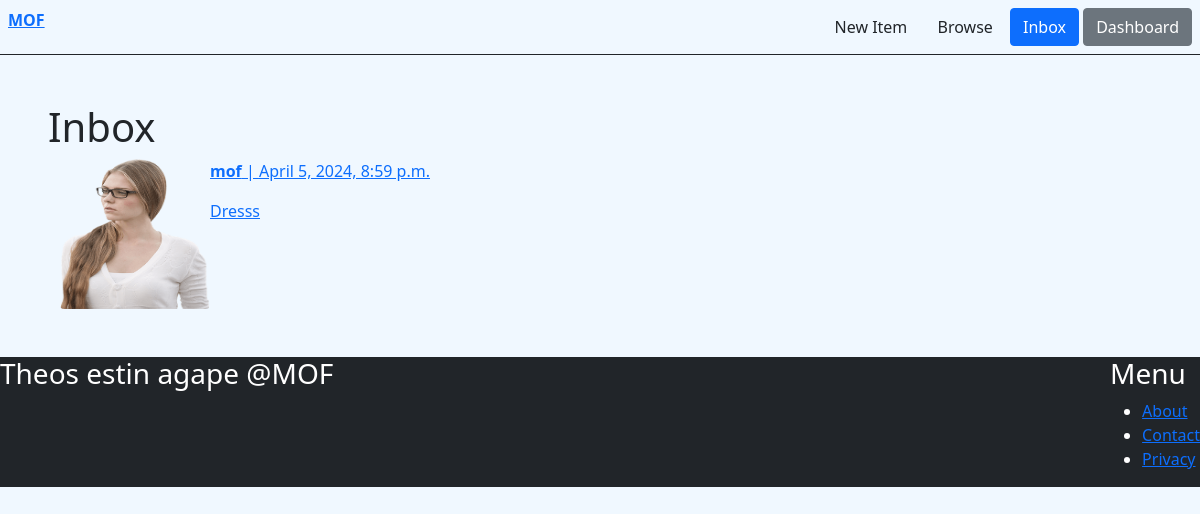
Screenshot of /inbox/ (signed in) with the database file from the repository.
### communication/models.py (models this page shows)
class Communication(models.Model):
   item=models.ForeignKey(Item, related_name='conversations', on_delete=models.CASCADE)
   members=models.ManyToManyField(User,related_name='conversations')
   created_at=models.DateTimeField(auto_now_add=True)
   modified_at=models.DateTimeField(auto_now=True)
   class Meta:
     ordering=('-modified_at',)

### items/models.py (models this page shows, shortened)
class Item(models.Model):
  category=models.ForeignKey(Category,related_name='items', on_delete=models.CASCADE)
  name=models.CharField(max_length=255)
  description=models.TextField(blank=True,null=True)
  price=models.FloatField()
  image=models.ImageField(upload_to='images',blank=True,null=True)
  is_sold=models.BooleanField(default=False)
  created_by=models.ForeignKey(User, related_name='items', on_delete=models.CASCADE)
  created_at=models.DateTimeField(auto_now_add=True)

### communication/views.py (the view)
# urls.py: path('',views.inbox,name='inbox'),
@login_required
def inbox(request):
  conversations =Communication.objects.filter(members__in=[request.user.id])
  return render(request,'conversation/inbox.html',{'conversations':conversations})

### communication/templates/conversation/inbox.html (shortened to what this page needs)
{% extends 'core/base.html' %}
{% block content %}
<h1>Inbox</h1>
<div class='container'>
  {% for conversation in conversations %}
    <a href='{% url "communication:detail" conversation.id %}'>
      <div class='d-flex'>
        <div>
          <img src="{{conversation.item.image.url}}" class='img  rounded' width='150' height='150'/>
        </div>
        <div>
          {% for member in conversation.members.all %}
            {% if request.user != member %}
              <p><strong>{{member.username}}</strong> | {{conversation.modified_at}}</p>
              <p>{{conversation.item.name}}</p>
            {% endif %}
          {% endfor %}
        </div>
      </div>
    </a>
  {% endfor %}
</div>
{% endblock %}

### rows the page displays
Communication: item.image (picture), modified_at "April 5, 2024, 8:59 p.m.", item.name "Dresss"

### other values shown
{{ member.username }} "mof"
